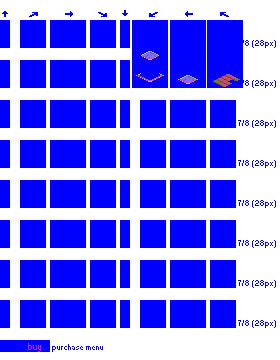
#> input picture misc/test_pixel_generator/test_input_building.png, 280 x 360 px
$ python test.py   (Python 2 division)
#> lines starting #> are read from the running program, lines starting #| are printed output that depends on the picture
### misc/test_pixel_generator/P.py
class P:
    """ simple class to hold the definition of a pixel that should be drawn """
    def __init__(self, dx, dy, colour):
        self.dx = dx
        self.dy = dy
        self.colour = colour

### misc/test_pixel_generator/test.py
import os.path
currentdir = os.curdir
import sys
sys.path.append(os.path.join('gestalts')) # add to the module search path

import Image
import ImageDraw
from P import P

from gestalts import building

#input_image_path = 'test_input.png'
input_image_path = 'test_input_building.png'

spritesheet = Image.open(input_image_path)
#> spritesheet is the input picture: PIL image 280x360 P; mean R, G, B 134.6, 134.3, 254.3
spritesheetpx = spritesheet.load()
draw = ImageDraw.Draw(spritesheet)

def get_pixel_sequence(x, y, key_colour):
    key_map = gestalt.key_colour_mapping[key_colour]
    raw_sequence = key_map['seq']
    pixel_sequence = []
    for P in raw_sequence:
        pixel_sequence.append((x + P.dx, y - P.dy, P.colour + key_map['colour_shift']))
    return pixel_sequence

gestalt = building

colours = {} #used for debug
for x in range(spritesheet.size[0]):
  for y in range(spritesheet.size[1]):
    colour = spritesheetpx[x,y]
    if colour not in (0, 15, 255):
      colours[colour] = ''
    if spritesheetpx[x,y] in gestalt.key_colour_mapping.keys():
        seq = get_pixel_sequence(x, y, spritesheetpx[x,y])
        for sx, sy, scol in seq:
            draw.point([(sx, sy)], fill=scol)
#> after the loop, colours = 15 items

output_image_path = 'a_test_building.png'
spritesheet.save(output_image_path, optimize=1)
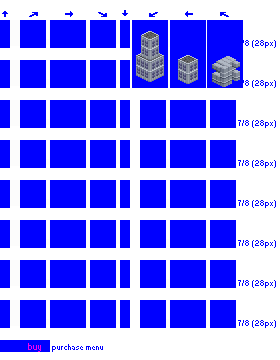
#> saved as a_test_building.png: PIL image 280x360 P; mean R, G, B 136.7, 136.7, 252.5

print colours # debug: what colours did we find in this spritesheet?
#| {215: '', 238: '', 163: '', 209: '', 139: '', 165: '', 140: '', 141: '', 208: '', 26: '', 27: '', 28: '', 43: '', 44: '', 45: ''}
